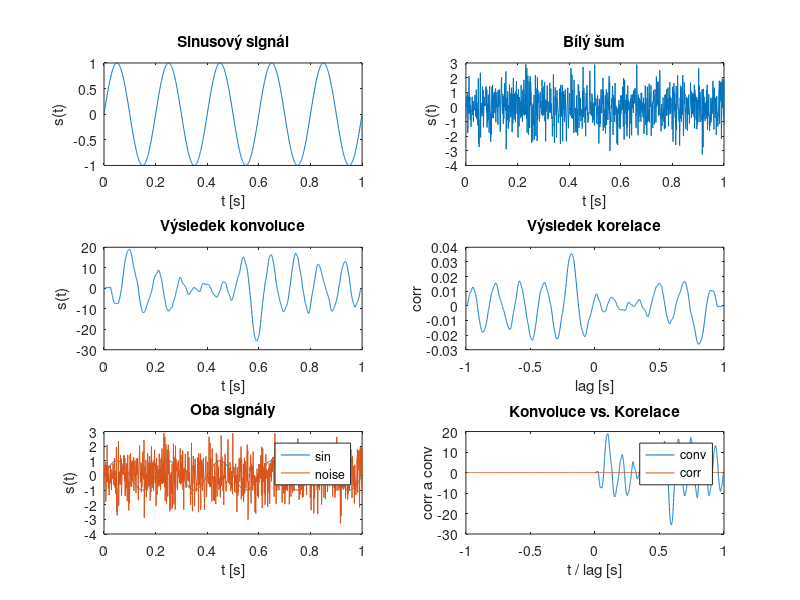

Here is the MATLAB script that generated this plot:
%% Příklad porovnání konvoluce a korelace sinusového signálu a bílého šumu

clc;
clear all;
close all;

% parametry signálu
fs = 1000;
t = 0:1/fs:1;
f = 5;
A = 1;

% generování sin
sinusoidal_signal = A * sin(2 * pi * f * t);

% generování bílého šumu
white_noise = randn(size(t));

% konvoluce
conv_result = conv(sinusoidal_signal, white_noise);

% normalizovaná korelace
corr_result = xcorr(sinusoidal_signal, white_noise, 'coeff');

% časové průběhy
conv_time = linspace(min(t), max(t), length(conv_result));
corr_time = linspace(-max(t), max(t), length(corr_result));

% graf sinusového signálu
figure(1);
subplot(3, 2, 1);
plot(t, sinusoidal_signal);
title("Sinusový signál");
xlabel("t [s]");
ylabel("s(t)");

% graf bílého šumu
subplot(3, 2, 2);
plot(t, white_noise);
title("Bílý šum");
xlabel("t [s]");
ylabel("s(t)");

% graf konvoluce
subplot(3, 2, 3);
plot(conv_time, conv_result);
title("Výsledek konvoluce");
xlabel("t [s]");
ylabel("s(t)");

% graf korelace
subplot(3, 2, 4);
plot(corr_time, corr_result);
title("Výsledek korelace");
xlabel("lag [s]");
ylabel("corr");

% overlay obou signálů
subplot(3, 2, 5);
plot(t, sinusoidal_signal);
hold on;
plot(t, white_noise);
hold off;
title("Oba signály");
xlabel("t [s]");
ylabel("s(t)")
legend("sin", "noise", "Location", "northeast");


% overlay konvoluce a korelace
subplot(3, 2, 6);
plot(conv_time, conv_result);
hold on;
plot(corr_time, corr_result);
hold off;
title("Konvoluce vs. Korelace");
xlabel("t / lag [s]");
ylabel("corr a conv");
legend("conv", "corr", "Location","northeast");
legend.FontSize = 5;
